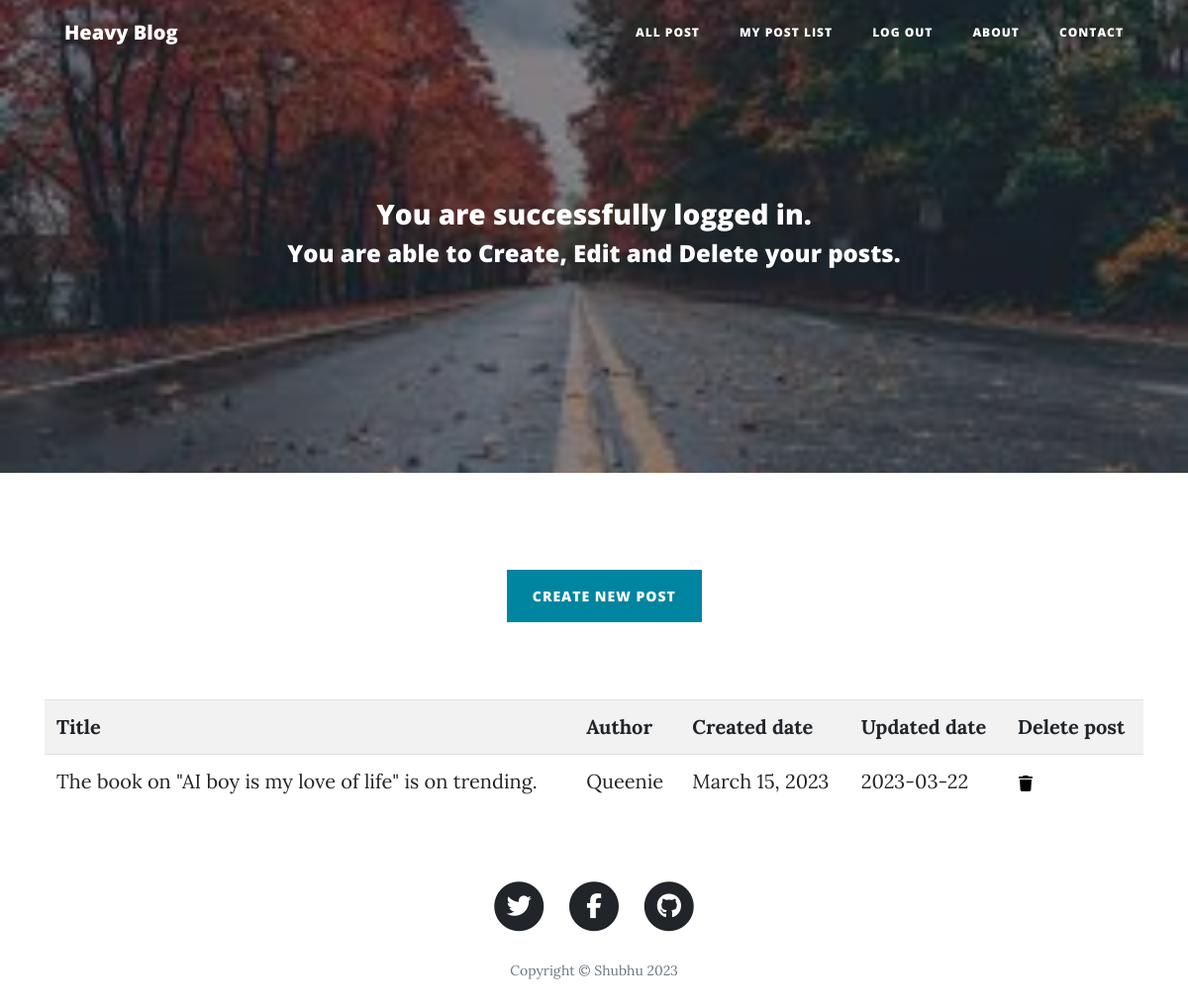
/welcome (signed in), run on the app's committed database.
### main.py (models this page shows)
class BlogPost(db.Model):
    __tablename__ = "blog_posts"
    id = db.Column(db.Integer, primary_key=True)
    author_id = db.Column(db.Integer, db.ForeignKey("users.id"))
    author = relationship("User", back_populates="posts")
    title = db.Column(db.String(250), unique=True, nullable=False)
    subtitle = db.Column(db.String(250), nullable=False)
    date = db.Column(db.String(250), nullable=False)
    body = db.Column(db.Text, nullable=False)
    img_url = db.Column(db.String(250), nullable=False)
    comments = relationship("Comment", back_populates="parent_post")
    updated_date = db.Column(db.String(250))

class User(UserMixin, db.Model):
    __tablename__ = "users"
    id = db.Column(db.Integer, primary_key=True)
    email = db.Column(db.String(100), unique=True)
    password = db.Column(db.String(100))
    name = db.Column(db.String(100))
    posts = relationship("BlogPost", back_populates="author")
    comments = relationship("Comment", back_populates="comment_author")

### main.py (the view)
@app.route('/welcome', methods=['GET', 'POST'])
def welcome():
    all_post = BlogPost.query.all()
    return render_template('welcome.html', current_user=current_user, year=year, list_post = all_post)

### main.py (called while the page is built)
@login_manager.user_loader
def load_user(user_id):
    return User.query.get(int(user_id))

### templates/welcome.html
{% block content %}
{% include "header.html" %}
<header class="masthead" style="background-image: url('{{ url_for('static', filename='img/welcome.jpg')}}')">
    <div class="overlay"></div>
    <div class="container">
        <div class="row">
            <div class="col-lg-8 col-md-10 mx-auto">
                <div class="page-heading">
                    <h3 class="subtitle">You are successfully logged in.</h3>
                    <h4>You are able to Create, Edit and Delete your posts.</h4>
                </div>
            </div>
        </div>
    </div>
</header>
<main class="mb-4">
    <div class="row gx-4 gx-lg-5 justify-content-center">
        <div class="col-md-10 col-lg-8 col-xl-7 " style="padding-left: 22%;">
            <div class="my-5">
                <a class="btn btn-primary text-uppercase" id="submitButton" type="submit"
                    href="{{url_for('add_new_post')}}">Create New Post</a>
            </div>
        </div>
    </div>
    <br>
    <div class="container-lg">
        <table class="table table-striped table-hover">
            <tbody>
                <tr>
                    <th>Title</th>
                    <th>Author</th>
                    <th>Created date</th>
                    <th>Updated date</th>
                    <th>Delete post</th>
                </tr>
                {% for table in list_post %}
                    {% if current_user.id == table.author_id %}
                        <tr>
                            <td><a href="{{url_for('show_post', post_id=table.id)}}">{{table.title}}</a></td>
                            <td>{{table.author.name}}</td>
                            <td>{{table.date}}</td>
                            <td>{{table.updated_date}}</td>
                            <td><a href="{{url_for('delete_post', post_id=table.id) }}"><img src="/static/img/trash-solid.svg" alt="Delete post" style="height: 1rem;width: 1rem;"></a></td>
                        </tr>
                    {% endif %}
                {% endfor %}
            </tbody>
        </table>
    </div>
</main>
{% include "footer.html" %}
{% endblock %}

### static/css/comment.css (style rules this page uses)
body { background-color: white }

### data on the page
BlogPost: title "The book on \"AI boy is my love of life\" is on trending.", author.name "Queenie", date "March 15, 2023", updated_date "2023-03-22"

### other printed values
{{ year }} "2023"
